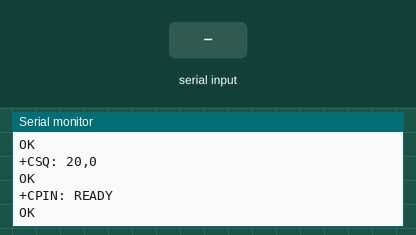
Simulated run of this sketch. Board: Arduino Mega 2560, built with avr-gcc and run on an emulated ATmega2560. Parts: the last lines printed to the serial monitor. Inputs (shaded band) come from the test bench. The modem accepts every AT command (registered, SIM ready, sends succeed) and sends nothing else.

Above: at 8.6 s.
8.7 s: "+CSQ:" received over the second serial link
At 10.3 s:
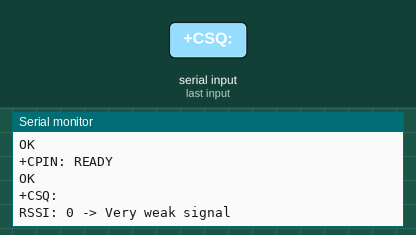
11.2 s: "90,45\n" received over the second serial link
At 13.4 s:
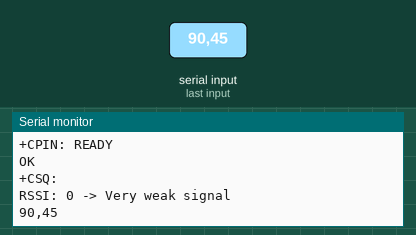
13.7 s: "99\n" received over the second serial link
At 15.3 s:
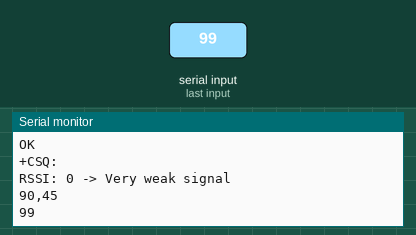
16.1 s: "+CSQ:90\n" received over the second serial link
At 18.3 s:
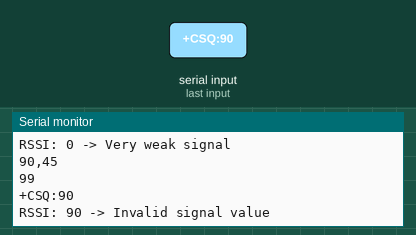
18.6 s: "+CSQ:,45\n" received over the second serial link
At 20.2 s:
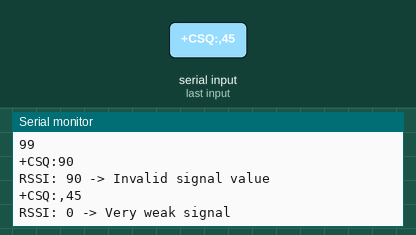

The sketch:

testsim.ino
```cpp
void setup() {
  // Инициализация последовательного соединения для вывода данных в монитор порта
  Serial.begin(115200);
  // Инициализация Serial2 для связи с модулем SIM800L
  Serial2.begin(115200);

  // Даем модулю время для инициализации
  delay(1000);

  Serial.println("Initializing module and checking signal strength...");

  // Проверка связи с модулем
  sendCommandToSIM800L("AT");
  delay(1000);

  // Проверка регистрационного статуса сети
  sendCommandToSIM800L("AT+CREG?");
  delay(1000);

  // Проверка уровня сигнала
  sendCommandToSIM800L("AT+CSQ");
  delay(1000);

  // Проверка статуса SIM-карты
  sendCommandToSIM800L("AT+CPIN?");
  delay(1000);
}

void loop() {
  // Если данные поступили от SIM800L
  if (Serial2.available()) {
    String response = Serial2.readString();
    Serial.println(response);
    if (response.startsWith("+CSQ:")) {
      parseSignalStrength(response);
    }
  }
}

void sendCommandToSIM800L(String cmd) {
  Serial2.println(cmd);
  delay(100);
  while (Serial2.available()) {
    String response = Serial2.readString();
    Serial.println(response); // Выводим ответ в монитор порта
  }
}

void parseSignalStrength(String response) {
  int rssi = response.substring(5, response.indexOf(',')).toInt();
  Serial.print("RSSI: ");
  Serial.print(rssi);
  Serial.print(" -> ");
  if (rssi == 99) {
    Serial.println("Signal unknown or not detectable");
  } else if (rssi >= 0 && rssi <= 9) {
    Serial.println("Very weak signal");
  } else if (rssi >= 10 && rssi <= 14) {
    Serial.println("Weak signal");
  } else if (rssi >= 15 && rssi <= 19) {
    Serial.println("Average signal");
  } else if (rssi >= 20 && rssi <= 30) {
    Serial.println("Strong signal");
  } else {
    Serial.println("Invalid signal value");
  }
}
```

Measured:
- after the input at 8.7 s, the serial monitor: prints a new line after 1.0 s (image 1)
- after the input at 11.2 s, the serial monitor: prints a new line after 1.0 s (image 2)
- after the input at 13.7 s, the serial monitor: prints a new line after 1.0 s (image 3)
- after the input at 16.1 s, the serial monitor: prints a new line after 1.0 s (image 4)
- after the input at 18.6 s, the serial monitor: prints a new line after 1.0 s (image 5)
